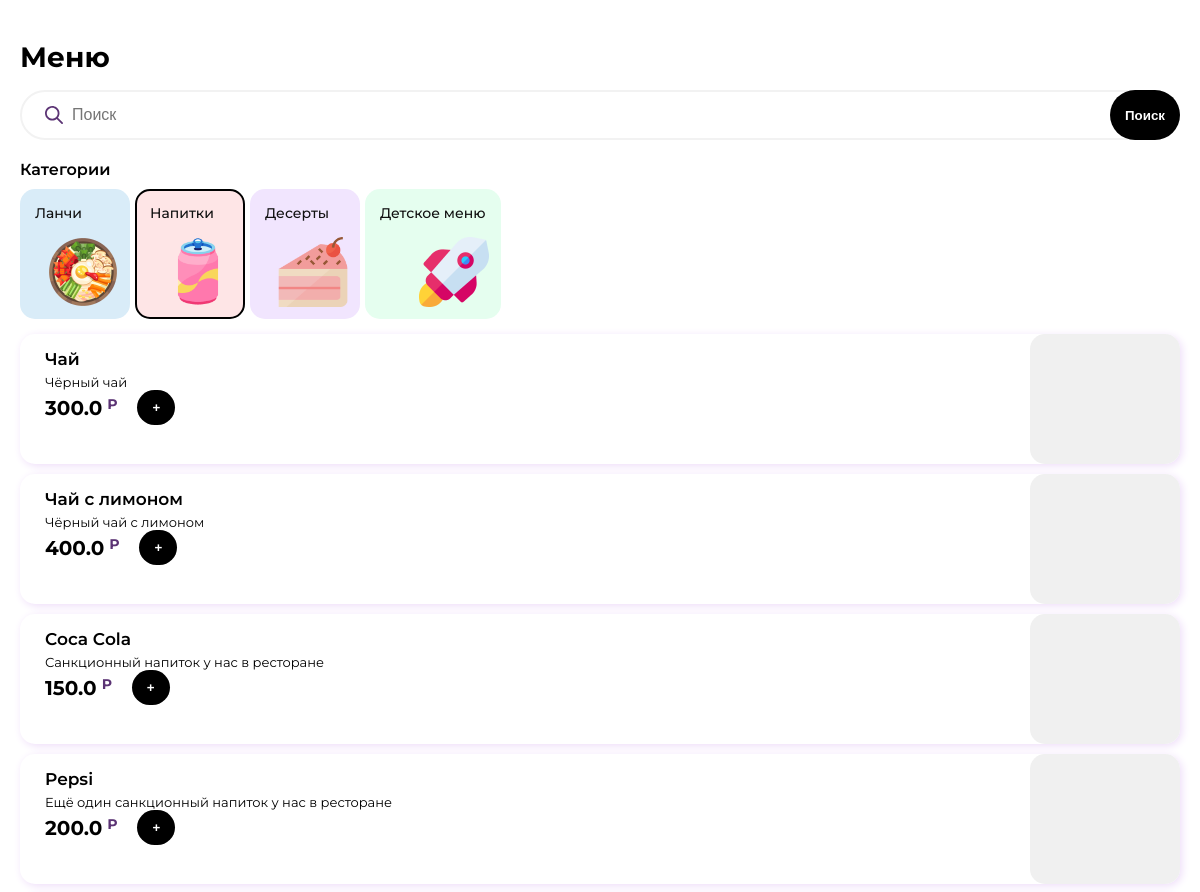
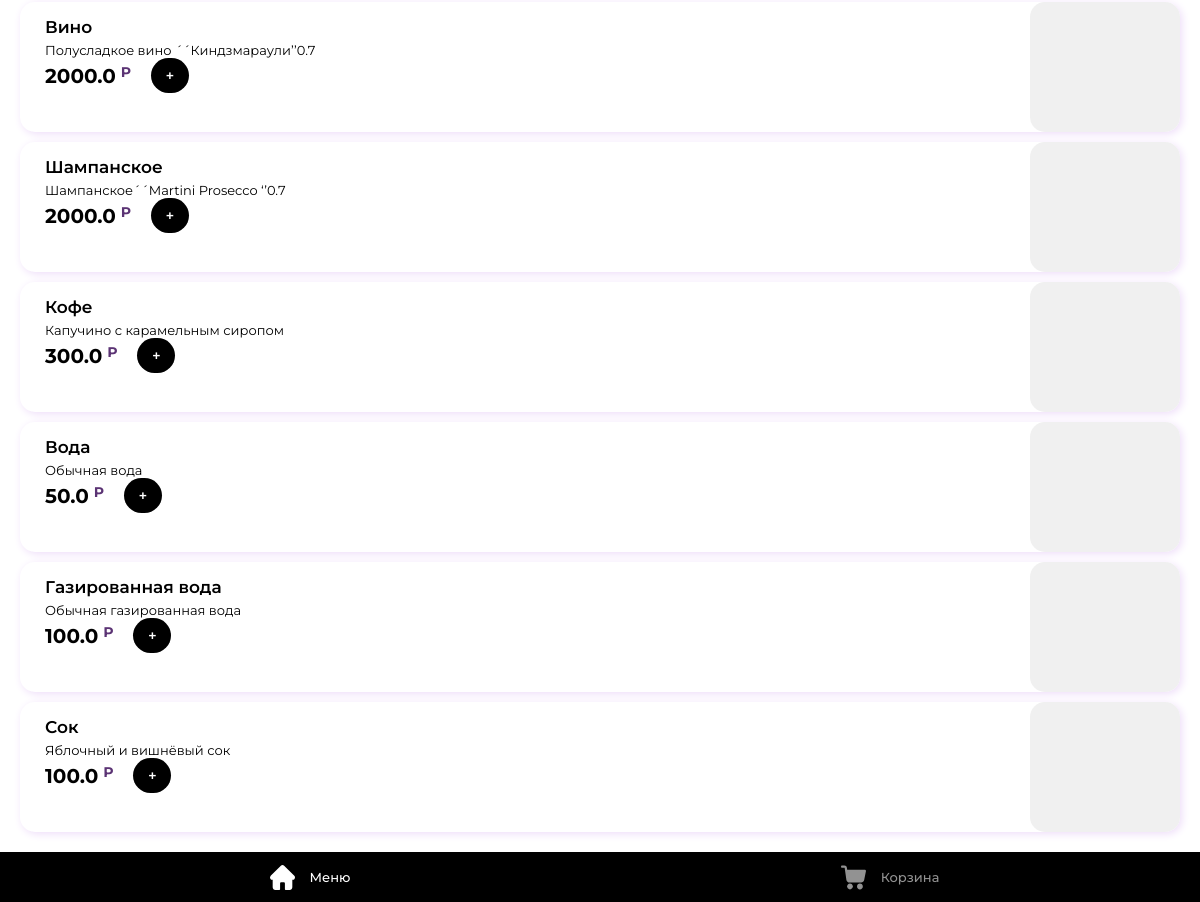
The app's page /?category=2 with its own data (2 pictures, top to bottom).
### product/models.py (models this page shows, shortened)
class Category(models.Model):
    position = models.SmallIntegerField(
        verbose_name=l_('Позиция'),
    )
    name = models.CharField(
        verbose_name=l_('Название'),
        max_length=128,
    )
    image = models.FileField(
        verbose_name=l_('Изображение'),
        blank=False,
        null=False,
        max_length=256,
        upload_to='categories/'
    )
    color = models.CharField(
        verbose_name=l_('Цвет'),
        max_length=16
    )
    class Meta:
        verbose_name = l_('Категория')
        verbose_name_plural = l_('Категории')

class Product(models.Model):
    category = models.ForeignKey(
        Category,
        verbose_name=l_('Категория'),
        on_delete=models.CASCADE,
        null=False,
        blank=False
    )
    name = models.CharField(
        verbose_name=l_('Название'),
        max_length=64,
    )
    description = models.CharField(
        verbose_name=l_('Описание'),
        max_length=128,
    )
    price = models.FloatField(
        verbose_name=l_('Цена'),
        default=0,
    )
    image = models.ImageField(
        verbose_name=l_('Изображение'),
        upload_to='products/',
        blank=True,
        null=True,
        default=None
    )
    class Meta:
        verbose_name = l_('Товар')
        verbose_name_plural = l_('Товары')

### product/views.py (the view)
# urls.py: path('', ProductList.as_view(), name='products'),
class ProductList(ListView):
    model = Product
    template_name = 'product/products.html'
    @property
    def category(self):
        if not self.request.GET.get('category'):
            return None
        return Category.objects.filter(
            id=self.request.GET['category']
        ).first()
    @property
    def search(self):
        return self.request.GET.get('query')
    def get_queryset(self, **kwargs):
        queryset = super().get_queryset(**kwargs)
        if self.category:
            queryset = queryset.filter(category=self.category)
        if self.search:
            queryset = queryset.filter(
                Q(description__icontains=self.search) |
                Q(name__icontains=self.search) |
                Q(category__name__icontains=self.search)
            )
        return queryset
    def get_context_data(self, **kwargs):
        context = super().get_context_data(**kwargs)
        context['categories'] = Category.objects.all()
        context['active_category'] = self.category
        context['query'] = self.search
        context['page'] = 'menu'
        return context

### product/templates/product/products.html (shortened to what this page needs)
{% extends 'base.html' %}
{% block title %}
Меню
{% endblock title %}
{% block content %}
<div class="search">
    <form class="input" method="GET">
        <span class="i i-search"></span>
        <input type="text" class="input__input" value="{% if query %}{{query}}{% endif %}" name="query" placeholder="Поиск">
        <button class="btn">Поиск</button>
    </form>
</div>
<div class="title">Категории</div>
<div class="categories">
    {% for category in categories %}
        <a class="categories__item {% if active_category.pk == category.pk %}active{% endif %}"
           href="{% if active_category.pk == category.pk %}/{% else %}?category={{category.pk}}{% endif %}" data-id="{{category.id}}" style="background-color: {{category.color}};">
            <div class="categories__item-name">{{category.name}}</div>
            <div class="categories__item-image" style="background-image: url({{category.image.url}})"></div>
        </a>
    {% endfor %}
</div>
<div class="products">
    {% for object in object_list %}
    <div class="product">
        <div class="product__name">{{object.name}}</div>
        <div class="product__desc">{{object.description}}</div>
        <div class="product__price">
            <div class="price">
                {{object.price}}
                <div class="price__min">Р</div>
            </div>
            <button class="btn" id="add-to-cart" data-id="{{object.id}}">+</button>
        </div>
        <div class="product__image" style="{% if object.image %}background-image: url({{object.image.url}});{% endif %}"></div>
    </div>
    {% endfor %}
</div>
{% endblock content %}

### static/css/main.css (style rules this page uses)
body, html { width: 100%; height: 100%; padding: 0px; margin: 0px; font-family: "Montserrat", sans-serif; font-weight: 400; }
* { box-sizing: border-box; }
.input { width: 100%; height: 50px; position: relative; }
.input .i { width: 18px; height: 18px; position: absolute; left: 25px; top: calc(50% - 9px); }
.input__input { width: 100%; height: 100%; border: 2px solid #F2F2F2; border-radius: 25px; padding-left: 50px; font-size: 16px; font-weight: 500; background-color: #fff; outline: none; }
.search { width: 100%; height: 50px; margin-top: 20px; margin-bottom: 20px; position: relative; }
.search .btn { position: absolute; right: 0px; top: 0px; height: 100%; cursor: pointer; }
.title { width: 100%; font-size: 16px; font-weight: 600; }
.categories { width: 100%; display: flex; justify-content: start; margin-top: 10px; white-space: nowrap; overflow: auto; }
.categories__item { min-width: 110px; height: 130px; margin-right: 5px; padding: 13px; border-radius: 15px; position: relative; cursor: pointer; text-decoration: none; border: 2px solid transparent; }
.categories__item.active { border: 2px solid #000; }
.categories__item-name { width: 100%; height: 15px; font-size: 14px; white-space: normal; font-weight: 500; text-decoration: none !important; color: #111; outline: none !important; }
.categories__item-image { width: 70px; height: 70px; right: 10px; bottom: 10px; position: absolute; background-size: cover; background-repeat: no-repeat; }
.products { width: 100%; margin-top: 15px; display: flex; flex-direction: column; }
.product { width: 100%; padding: 15px 25px; background-color: #fff; box-shadow: 2px 2px 8px #EEDDF9; border-radius: 15px; height: 130px; position: relative; margin-bottom: 10px; }
.product__name { width: calc(100% - 150px); max-height: 40px; font-size: 17px; overflow: hidden; text-overflow: ellipsis; font-weight: 600; color: #000; }
.product__desc { width: calc(100% - 150px); font-weight: 400; font-size: 13px; margin-top: 5px; max-height: 50px; color: #000; overflow: hidden; text-overflow: ellipsis; }
.product__price { width: calc(100% - 150px); height: 35px; display: flex; }
.price { height: 100%; display: flex; align-items: center; font-size: 20px; color: #000; font-weight: 700; }
.product__image { width: 150px; position: absolute; height: 130px; right: 0px; top: 0px; background-size: cover; background-repeat: no-repeat; border-radius: 15px; background-color: #f0f0f0; }
.btn { height: 50px; border-radius: 25px; padding-left: 15px; padding-right: 15px; background-color: #000; color: #fff; font-weight: 600; outline: none; border: none; cursor: pointer; display: flex; align-items: center; }
.product__price .btn { height: 35px; margin-left: 20px; cursor: pointer; }
.price__min { display: flex; justify-content: center; align-items: start; height: 100%; padding-top: 5px; padding-left: 5px; font-size: 14px; color: #5B3374; }

### records on screen
Category: name "Ланчи", image (picture)
Category: name "Напитки", image (picture)
Category: name "Десерты", image (picture)
Category: name "Детское меню", image (picture)
Product: name "Чай", description "Чёрный чай", price "300.0"
Product: name "Чай с лимоном", description "Чёрный чай с лимоном", price "400.0"
Product: name "Coca Cola", description "Санкционный напиток у нас в ресторане", price "150.0"
Product: name "Pepsi", description "Ещё один санкционный напиток у нас в ресторане", price "200.0"
Product: name "Вино", description "Полусладкое вино ´´Киндзмараули’’0.7", price "2000.0"
Product: name "Шампанское", description "Шампанское´´Martini Prosecco ‘’0.7", price "2000.0"
Product: name "Кофе", description "Капучино с карамельным сиропом", price "300.0"
Product: name "Вода", description "Обычная вода", price "50.0"
Product: name "Газированная вода", description "Обычная газированная вода", price "100.0"
Product: name "Сок", description "Яблочный и вишнёвый сок", price "100.0"
